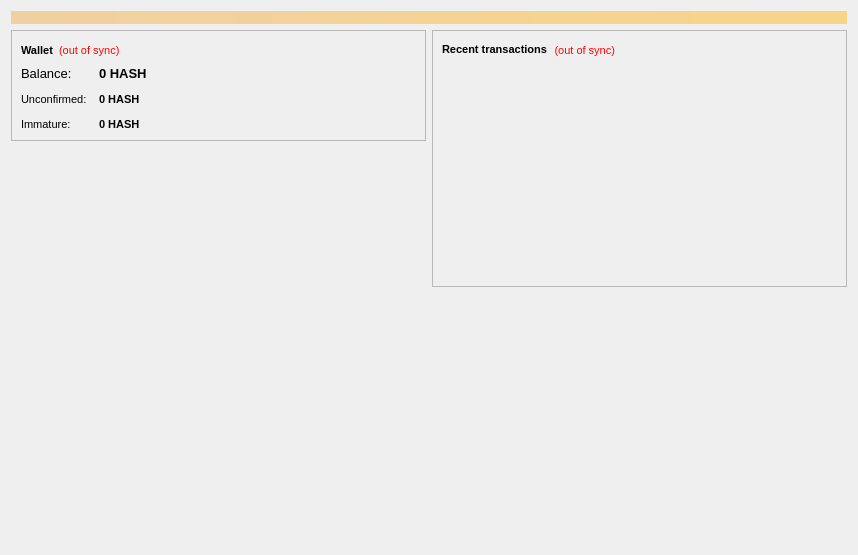
<?xml version="1.0" encoding="UTF-8"?>
<ui version="4.0">
 <class>OverviewPage</class>
 <widget class="QWidget" name="OverviewPage">
  <property name="geometry">
   <rect>
    <x>0</x>
    <y>0</y>
    <width>858</width>
    <height>555</height>
   </rect>
  </property>
  <property name="font">
   <font>
    <family>Arial</family>
    <pointsize>8</pointsize>
   </font>
  </property>
  <property name="windowTitle">
   <string>Form</string>
  </property>
  <layout class="QVBoxLayout" name="topLayout">
   <item>
    <widget class="QLabel" name="labelAlerts">
     <property name="visible">
      <bool>false</bool>
     </property>
     <property name="styleSheet">
      <string notr="true">background-color: qlineargradient(x1: 0, y1: 0, x2: 1, y2: 0, stop:0 #F0D0A0, stop:1 #F8D488); color:#000000;</string>
     </property>
     <property name="wordWrap">
      <bool>true</bool>
     </property>
     <property name="margin">
      <number>3</number>
     </property>
    </widget>
   </item>
   <item>
    <layout class="QHBoxLayout" name="horizontalLayout" stretch="1,1">
     <item>
      <layout class="QVBoxLayout" name="verticalLayout_2">
       <item>
        <widget class="QFrame" name="frame">
         <property name="frameShape">
          <enum>QFrame::StyledPanel</enum>
         </property>
         <property name="frameShadow">
          <enum>QFrame::Raised</enum>
         </property>
         <layout class="QVBoxLayout" name="verticalLayout_4">
          <item>
           <layout class="QHBoxLayout" name="horizontalLayout_4">
            <item>
             <widget class="QLabel" name="label_5">
              <property name="font">
               <font>
                <weight>75</weight>
                <bold>true</bold>
               </font>
              </property>
              <property name="text">
               <string>Wallet</string>
              </property>
             </widget>
            </item>
            <item>
             <widget class="QLabel" name="labelWalletStatus">
              <property name="toolTip">
               <string>The displayed information may be out of date. Your wallet automatically synchronizes with the Hashcoin network after a connection is established, but this process has not completed yet.</string>
              </property>
              <property name="styleSheet">
               <string notr="true">QLabel { color: red; }</string>
              </property>
              <property name="text">
               <string notr="true">(out of sync)</string>
              </property>
              <property name="alignment">
               <set>Qt::AlignLeading|Qt::AlignLeft|Qt::AlignVCenter</set>
              </property>
             </widget>
            </item>
            <item>
             <spacer name="horizontalSpacer_2">
              <property name="orientation">
               <enum>Qt::Horizontal</enum>
              </property>
              <property name="sizeHint" stdset="0">
               <size>
                <width>40</width>
                <height>20</height>
               </size>
              </property>
             </spacer>
            </item>
           </layout>
          </item>
          <item>
           <layout class="QFormLayout" name="formLayout_2">
            <property name="fieldGrowthPolicy">
             <enum>QFormLayout::AllNonFixedFieldsGrow</enum>
            </property>
            <property name="horizontalSpacing">
             <number>12</number>
            </property>
            <property name="verticalSpacing">
             <number>12</number>
            </property>
            <item row="0" column="0">
             <widget class="QLabel" name="label">
              <property name="font">
               <font>
                <pointsize>10</pointsize>
               </font>
              </property>
              <property name="text">
               <string>Balance:</string>
              </property>
             </widget>
            </item>
            <item row="0" column="1">
             <widget class="QLabel" name="labelBalance">
              <property name="font">
               <font>
                <pointsize>10</pointsize>
                <weight>75</weight>
                <bold>true</bold>
               </font>
              </property>
              <property name="cursor">
               <cursorShape>IBeamCursor</cursorShape>
              </property>
              <property name="toolTip">
               <string>Your current balance</string>
              </property>
              <property name="text">
               <string notr="true">0 HASH</string>
              </property>
              <property name="textInteractionFlags">
               <set>Qt::LinksAccessibleByMouse|Qt::TextSelectableByKeyboard|Qt::TextSelectableByMouse</set>
              </property>
             </widget>
            </item>
            <item row="1" column="0">
             <widget class="QLabel" name="label_3">
              <property name="text">
               <string>Unconfirmed:</string>
              </property>
             </widget>
            </item>
            <item row="1" column="1">
             <widget class="QLabel" name="labelUnconfirmed">
              <property name="font">
               <font>
                <weight>75</weight>
                <bold>true</bold>
               </font>
              </property>
              <property name="cursor">
               <cursorShape>IBeamCursor</cursorShape>
              </property>
              <property name="toolTip">
               <string>Total of transactions that have yet to be confirmed, and do not yet count toward the current balance</string>
              </property>
              <property name="text">
               <string notr="true">0 HASH</string>
              </property>
              <property name="textInteractionFlags">
               <set>Qt::LinksAccessibleByMouse|Qt::TextSelectableByKeyboard|Qt::TextSelectableByMouse</set>
              </property>
             </widget>
            </item>
            <item row="2" column="0">
             <widget class="QLabel" name="labelImmatureText">
              <property name="text">
               <string>Immature:</string>
              </property>
             </widget>
            </item>
            <item row="2" column="1">
             <widget class="QLabel" name="labelImmature">
              <property name="font">
               <font>
                <weight>75</weight>
                <bold>true</bold>
               </font>
              </property>
              <property name="toolTip">
               <string>Mined balance that has not yet matured</string>
              </property>
              <property name="text">
               <string notr="true">0 HASH</string>
              </property>
              <property name="textInteractionFlags">
               <set>Qt::LinksAccessibleByMouse|Qt::TextSelectableByKeyboard|Qt::TextSelectableByMouse</set>
              </property>
             </widget>
            </item>
           </layout>
          </item>
         </layout>
        </widget>
       </item>
       <item>
        <spacer name="verticalSpacer">
         <property name="orientation">
          <enum>Qt::Vertical</enum>
         </property>
         <property name="sizeHint" stdset="0">
          <size>
           <width>20</width>
           <height>40</height>
          </size>
         </property>
        </spacer>
       </item>
       <item>
        <widget class="QLabel" name="coinimage">
         <property name="enabled">
          <bool>true</bool>
         </property>
         <property name="styleSheet">
          <string notr="true"/>
         </property>
         <property name="text">
          <string/>
         </property>
         <property name="scaledContents">
          <bool>false</bool>
         </property>
         <property name="alignment">
          <set>Qt::AlignCenter</set>
         </property>
         <property name="margin">
          <number>-2</number>
         </property>
        </widget>
       </item>
      </layout>
     </item>
     <item>
      <layout class="QVBoxLayout" name="verticalLayout_3">
       <item>
        <widget class="QFrame" name="frame_2">
         <property name="frameShape">
          <enum>QFrame::StyledPanel</enum>
         </property>
         <property name="frameShadow">
          <enum>QFrame::Raised</enum>
         </property>
         <layout class="QVBoxLayout" name="verticalLayout">
          <item>
           <layout class="QHBoxLayout" name="horizontalLayout_2">
            <item>
             <widget class="QLabel" name="label_4">
              <property name="text">
               <string>&lt;b&gt;Recent transactions&lt;/b&gt;</string>
              </property>
             </widget>
            </item>
            <item>
             <widget class="QLabel" name="labelTransactionsStatus">
              <property name="toolTip">
               <string>The displayed information may be out of date. Your wallet automatically synchronizes with the Hashcoin network after a connection is established, but this process has not completed yet.</string>
              </property>
              <property name="styleSheet">
               <string notr="true">QLabel { color: red; }</string>
              </property>
              <property name="text">
               <string notr="true">(out of sync)</string>
              </property>
              <property name="alignment">
               <set>Qt::AlignRight|Qt::AlignTrailing|Qt::AlignVCenter</set>
              </property>
             </widget>
            </item>
            <item>
             <spacer name="horizontalSpacer">
              <property name="orientation">
               <enum>Qt::Horizontal</enum>
              </property>
              <property name="sizeHint" stdset="0">
               <size>
                <width>40</width>
                <height>20</height>
               </size>
              </property>
             </spacer>
            </item>
           </layout>
          </item>
          <item>
           <widget class="QListView" name="listTransactions">
            <property name="styleSheet">
             <string notr="true">QListView { background: transparent; }</string>
            </property>
            <property name="frameShape">
             <enum>QFrame::NoFrame</enum>
            </property>
            <property name="verticalScrollBarPolicy">
             <enum>Qt::ScrollBarAlwaysOff</enum>
            </property>
            <property name="horizontalScrollBarPolicy">
             <enum>Qt::ScrollBarAlwaysOff</enum>
            </property>
            <property name="selectionMode">
             <enum>QAbstractItemView::NoSelection</enum>
            </property>
           </widget>
          </item>
         </layout>
        </widget>
       </item>
       <item>
        <spacer name="verticalSpacer_2">
         <property name="orientation">
          <enum>Qt::Vertical</enum>
         </property>
         <property name="sizeHint" stdset="0">
          <size>
           <width>20</width>
           <height>40</height>
          </size>
         </property>
        </spacer>
       </item>
      </layout>
     </item>
    </layout>
   </item>
  </layout>
 </widget>
 <resources/>
 <connections/>
</ui>
